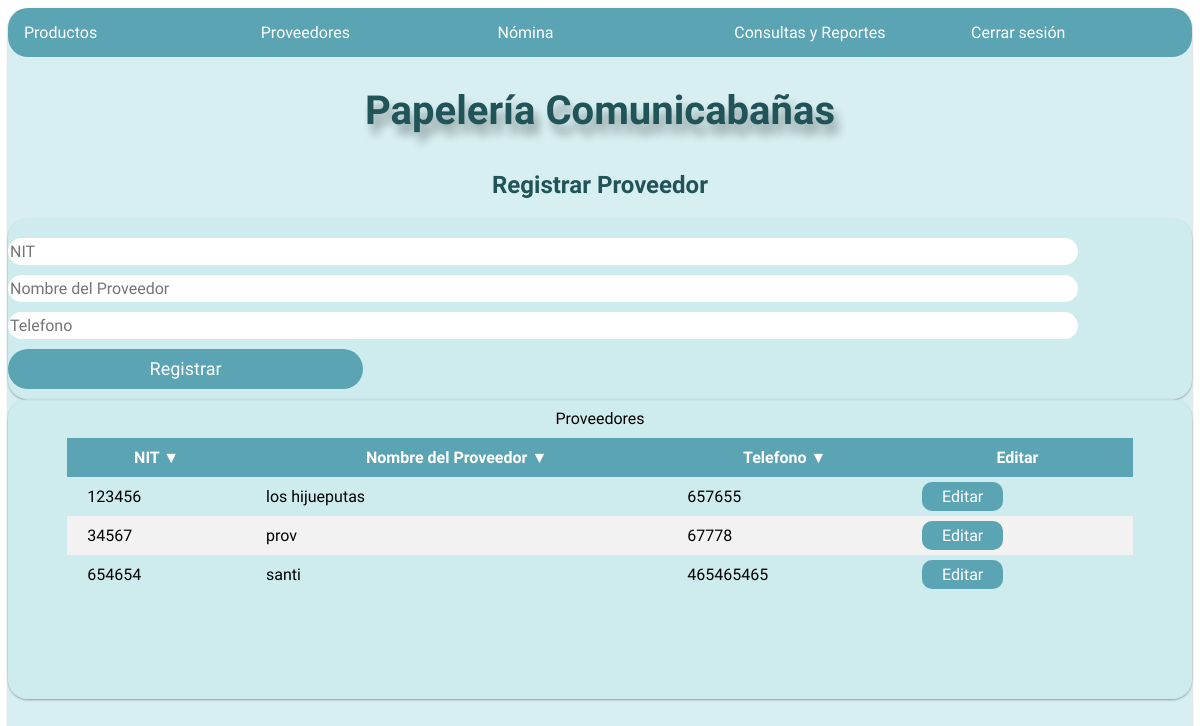
The page /registrarproveedores/ on the database its author committed.
### Datos/models.py (models this page shows)
class Proveedor(models.Model):
    NIT = models.CharField(primary_key=True, max_length=20)
    Nombre = models.CharField(max_length=100)
    Telefono = models.IntegerField()

### Papeleria/views.py (the view)
# urls.py: path('registrarproveedores/', v.regprov, name= 'regprov'),
def regprov(request):
    if checkLG():
        if request.method == 'POST':
            pro = Proveedor(
                NIT = request.POST['nit'],
                Nombre = request.POST['nombre'],
                Telefono = request.POST['tel'],)
            pro.save()
        prov = Proveedor.objects.all()
        return render(request, 'Regprov.html',{'proveedores': prov})
    return render(request, 'login.html' )

### Papeleria/views.py (called while the page is built)
def checkLG():
    empleados = Empleado.objects.all()
    for empleado in empleados:
        if empleado.logged == True:
            return True
    return False

### Papeleria/Templates/Regprov.html (shortened to what this page needs)
{% extends "Base.html"%}
{% load static%}
{% block content %}
<link rel="stylesheet" href="{% static 'css/Regprov.css' %}">
<header style="text-align: center;">
    <h2 class=" subtitle" style=" padding-top: 10px; color:#205459" >Registrar Proveedor</h2>
</header>
<div class ="row center-xs" >
    <div class="card col-md-4 col-sm-4 col-xs-10 items">
        <br>
        <form action="/registrarproveedores/" method = "POST">
            <input name= "nit" class="textbox" type="number"required placeholder="NIT">
            <input name="nombre" class="textbox" type="text" required placeholder="Nombre del Proveedor">
            <input name="tel" class="textbox" type="number" required placeholder="Telefono">
            <input class="btn" type="submit" value="Registrar">
        </form>
    </div>
    <div id = "divtable" class="card col-md-6 col-sm-6 col-xs-10  ">
        <table id="tableProv">
            <caption>Proveedores</caption>
            <thead>
                <tr>
                    <th data-numeric = "0" data-column= "0" data-order="desc">NIT &#9660</th>
                    <th data-numeric = "0" data-column= "1" data-order="desc">Nombre del Proveedor &#9660</th>
                    <th data-numeric = "1" data-column= "2" data-order="desc">Telefono &#9660</th>
                    <th>Editar</th>
                </tr>
            </thead>
            <tbody>
                {% for item in proveedores %}
                <tr>
                    <td>{{ item.NIT }}</td>
                    <td>{{ item.Nombre }}</td>
                    <td>{{ item.Telefono }}</td>
                    <td class="editbtn"><a class="btn" href="{% url 'actprov' item.NIT %}">Editar</a></td>
                </tr>
                {% endfor %}
            </tbody>
        </table>
        <br>
        <br>
        <br>
    </div>
</div>
{% endblock %}

### Papeleria/static/css/StylesProductos.css (style rules this page uses)
body { font-family:'Ubuntu', sans-serif; }
.card { border-radius: 20px; background-color: rgba(204, 235, 237, 0.781); box-shadow: 0 1px 3px rgba(0, 0, 0, 0.12), 0 1px 2px rgba(0, 0, 0, 0.24); }
#divtable { overflow: scroll; height: 300px; width: 100%; }
table { width: 90%; border: 20px darkgray; border-collapse: collapse ; margin-left: 5%; margin-right: 5%; margin-bottom: 20px; }
tr:nth-child(even) { background-color: #f2f2f2; }
td, th { padding-left: 20px; padding-right: 20px; padding-top: 10px; padding-bottom: 10px; width: auto !important; white-space: nowrap; }
th { background-color: #5BA4B3; cursor: pointer; user-select: none; color:white; }

### Papeleria/static/css/Regprov.css (style rules this page uses)
.items input { display: inline-block; font-family: 'Ubuntu', sans-serif; font-size: 16px; margin-bottom: 10px; border:none; outline:none; border-radius: 20px; }
.items .textbox { height: 25px; width: 90%; }
.items .btn { border-radius: 20px; position: relative; height: 40px; color: white; font-size: 18px; background: #5BA4B3; width: 30%; }
.editbtn .btn { background-color: #5BA4B3; padding-left: 20px; padding-right: 20px; padding-top: 5px; padding-bottom: 5px; border-radius: 10px; color: white; text-decoration: none; }
caption { padding-bottom: 10px; padding-top: 10px; }

### rows shown on the page
Proveedor: NIT "123456", Nombre "los hijueputas", Telefono "657655"
Proveedor: NIT "34567", Nombre "prov", Telefono "67778"
Proveedor: NIT "654654", Nombre "santi", Telefono "465465465"
